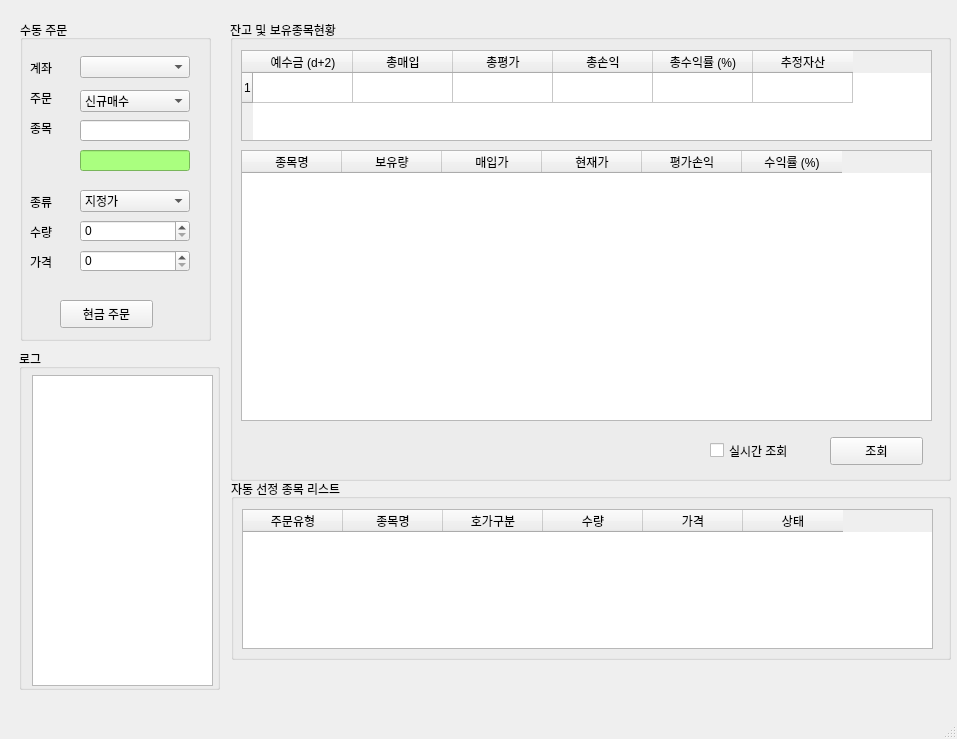
<?xml version="1.0" encoding="UTF-8"?>
<ui version="4.0">
 <class>MainWindow</class>
 <widget class="QMainWindow" name="MainWindow">
  <property name="geometry">
   <rect>
    <x>0</x>
    <y>0</y>
    <width>957</width>
    <height>739</height>
   </rect>
  </property>
  <property name="windowTitle">
   <string>PyTrader v0.5</string>
  </property>
  <property name="windowIcon">
   <iconset>
    <normaloff>../../Users/infin/OneDrive/바탕 화면/favicon.ico</normaloff>../../Users/infin/OneDrive/바탕 화면/favicon.ico</iconset>
  </property>
  <widget class="QWidget" name="centralwidget">
   <widget class="QGroupBox" name="groupBox">
    <property name="geometry">
     <rect>
      <x>20</x>
      <y>20</y>
      <width>191</width>
      <height>321</height>
     </rect>
    </property>
    <property name="title">
     <string>수동 주문</string>
    </property>
    <widget class="QLabel" name="label_2">
     <property name="geometry">
      <rect>
       <x>10</x>
       <y>40</y>
       <width>36</width>
       <height>15</height>
      </rect>
     </property>
     <property name="text">
      <string>계좌</string>
     </property>
    </widget>
    <widget class="QLabel" name="label_3">
     <property name="geometry">
      <rect>
       <x>10</x>
       <y>100</y>
       <width>30</width>
       <height>15</height>
      </rect>
     </property>
     <property name="text">
      <string>종목</string>
     </property>
    </widget>
    <widget class="QLabel" name="label_4">
     <property name="geometry">
      <rect>
       <x>10</x>
       <y>70</y>
       <width>30</width>
       <height>15</height>
      </rect>
     </property>
     <property name="text">
      <string>주문</string>
     </property>
    </widget>
    <widget class="QLabel" name="label_5">
     <property name="geometry">
      <rect>
       <x>10</x>
       <y>174</y>
       <width>30</width>
       <height>15</height>
      </rect>
     </property>
     <property name="text">
      <string>종류</string>
     </property>
    </widget>
    <widget class="QLabel" name="label_6">
     <property name="geometry">
      <rect>
       <x>10</x>
       <y>234</y>
       <width>30</width>
       <height>15</height>
      </rect>
     </property>
     <property name="text">
      <string>가격</string>
     </property>
    </widget>
    <widget class="QLabel" name="label_7">
     <property name="geometry">
      <rect>
       <x>10</x>
       <y>204</y>
       <width>36</width>
       <height>15</height>
      </rect>
     </property>
     <property name="text">
      <string>수량</string>
     </property>
    </widget>
    <widget class="QComboBox" name="accountComboBox">
     <property name="geometry">
      <rect>
       <x>60</x>
       <y>36</y>
       <width>110</width>
       <height>22</height>
      </rect>
     </property>
    </widget>
    <widget class="QComboBox" name="orderTypeComboBox">
     <property name="geometry">
      <rect>
       <x>60</x>
       <y>70</y>
       <width>110</width>
       <height>22</height>
      </rect>
     </property>
     <item>
      <property name="text">
       <string>신규매수</string>
      </property>
     </item>
     <item>
      <property name="text">
       <string>신규매도</string>
      </property>
     </item>
     <item>
      <property name="text">
       <string>매수취소</string>
      </property>
     </item>
     <item>
      <property name="text">
       <string>매도취소</string>
      </property>
     </item>
    </widget>
    <widget class="QComboBox" name="hogaTypeComboBox">
     <property name="geometry">
      <rect>
       <x>60</x>
       <y>170</y>
       <width>110</width>
       <height>22</height>
      </rect>
     </property>
     <item>
      <property name="text">
       <string>지정가</string>
      </property>
     </item>
     <item>
      <property name="text">
       <string>시장가</string>
      </property>
     </item>
    </widget>
    <widget class="QLineEdit" name="codeLineEdit">
     <property name="geometry">
      <rect>
       <x>60</x>
       <y>100</y>
       <width>110</width>
       <height>21</height>
      </rect>
     </property>
    </widget>
    <widget class="QLineEdit" name="codeNameLineEdit">
     <property name="geometry">
      <rect>
       <x>60</x>
       <y>130</y>
       <width>110</width>
       <height>21</height>
      </rect>
     </property>
     <property name="styleSheet">
      <string notr="true">background-color: rgb(170, 255, 127);</string>
     </property>
    </widget>
    <widget class="QSpinBox" name="qtySpinBox">
     <property name="geometry">
      <rect>
       <x>60</x>
       <y>200</y>
       <width>110</width>
       <height>22</height>
      </rect>
     </property>
    </widget>
    <widget class="QSpinBox" name="priceSpinBox">
     <property name="geometry">
      <rect>
       <x>60</x>
       <y>230</y>
       <width>110</width>
       <height>22</height>
      </rect>
     </property>
     <property name="maximum">
      <number>1000000</number>
     </property>
     <property name="singleStep">
      <number>50</number>
     </property>
    </widget>
    <widget class="QPushButton" name="orderBtn">
     <property name="geometry">
      <rect>
       <x>40</x>
       <y>280</y>
       <width>93</width>
       <height>28</height>
      </rect>
     </property>
     <property name="text">
      <string>현금 주문</string>
     </property>
    </widget>
   </widget>
   <widget class="QGroupBox" name="groupBox_2">
    <property name="geometry">
     <rect>
      <x>230</x>
      <y>20</y>
      <width>721</width>
      <height>461</height>
     </rect>
    </property>
    <property name="title">
     <string>잔고 및 보유종목현황</string>
    </property>
    <widget class="QTableWidget" name="accountEvaluationTable">
     <property name="geometry">
      <rect>
       <x>11</x>
       <y>30</y>
       <width>691</width>
       <height>91</height>
      </rect>
     </property>
     <property name="midLineWidth">
      <number>0</number>
     </property>
     <property name="rowCount">
      <number>1</number>
     </property>
     <row/>
     <column>
      <property name="text">
       <string>예수금 (d+2)</string>
      </property>
     </column>
     <column>
      <property name="text">
       <string>총매입</string>
      </property>
     </column>
     <column>
      <property name="text">
       <string>총평가</string>
      </property>
     </column>
     <column>
      <property name="text">
       <string>총손익</string>
      </property>
     </column>
     <column>
      <property name="text">
       <string>총수익률 (%)</string>
      </property>
     </column>
     <column>
      <property name="text">
       <string>추정자산</string>
      </property>
     </column>
    </widget>
    <widget class="QTableWidget" name="stocksTable">
     <property name="geometry">
      <rect>
       <x>11</x>
       <y>130</y>
       <width>691</width>
       <height>271</height>
      </rect>
     </property>
     <property name="rowCount">
      <number>0</number>
     </property>
     <column>
      <property name="text">
       <string>종목명</string>
      </property>
     </column>
     <column>
      <property name="text">
       <string>보유량</string>
      </property>
     </column>
     <column>
      <property name="text">
       <string>매입가</string>
      </property>
     </column>
     <column>
      <property name="text">
       <string>현재가</string>
      </property>
     </column>
     <column>
      <property name="text">
       <string>평가손익</string>
      </property>
     </column>
     <column>
      <property name="text">
       <string>수익률 (%)</string>
      </property>
     </column>
    </widget>
    <widget class="QCheckBox" name="realtimeCheckBox">
     <property name="geometry">
      <rect>
       <x>480</x>
       <y>421</y>
       <width>111</width>
       <height>19</height>
      </rect>
     </property>
     <property name="text">
      <string>실시간 조회</string>
     </property>
    </widget>
    <widget class="QPushButton" name="inquiryBtn">
     <property name="geometry">
      <rect>
       <x>600</x>
       <y>417</y>
       <width>93</width>
       <height>28</height>
      </rect>
     </property>
     <property name="text">
      <string>조회</string>
     </property>
    </widget>
   </widget>
   <widget class="QGroupBox" name="groupBox_3">
    <property name="geometry">
     <rect>
      <x>231</x>
      <y>479</y>
      <width>720</width>
      <height>181</height>
     </rect>
    </property>
    <property name="title">
     <string>자동 선정 종목 리스트</string>
    </property>
    <widget class="QTableWidget" name="automatedStocksTable">
     <property name="geometry">
      <rect>
       <x>11</x>
       <y>30</y>
       <width>691</width>
       <height>140</height>
      </rect>
     </property>
     <column>
      <property name="text">
       <string>주문유형</string>
      </property>
     </column>
     <column>
      <property name="text">
       <string>종목명</string>
      </property>
     </column>
     <column>
      <property name="text">
       <string>호가구분</string>
      </property>
     </column>
     <column>
      <property name="text">
       <string>수량</string>
      </property>
     </column>
     <column>
      <property name="text">
       <string>가격</string>
      </property>
     </column>
     <column>
      <property name="text">
       <string>상태</string>
      </property>
     </column>
    </widget>
   </widget>
   <widget class="QGroupBox" name="groupBox_4">
    <property name="geometry">
     <rect>
      <x>19</x>
      <y>349</y>
      <width>201</width>
      <height>341</height>
     </rect>
    </property>
    <property name="title">
     <string>로그</string>
    </property>
    <widget class="QTextEdit" name="logTextEdit">
     <property name="geometry">
      <rect>
       <x>13</x>
       <y>26</y>
       <width>181</width>
       <height>311</height>
      </rect>
     </property>
    </widget>
   </widget>
  </widget>
  <widget class="QMenuBar" name="menubar">
   <property name="geometry">
    <rect>
     <x>0</x>
     <y>0</y>
     <width>957</width>
     <height>26</height>
    </rect>
   </property>
  </widget>
  <widget class="QStatusBar" name="statusbar"/>
 </widget>
 <resources/>
 <connections/>
</ui>
